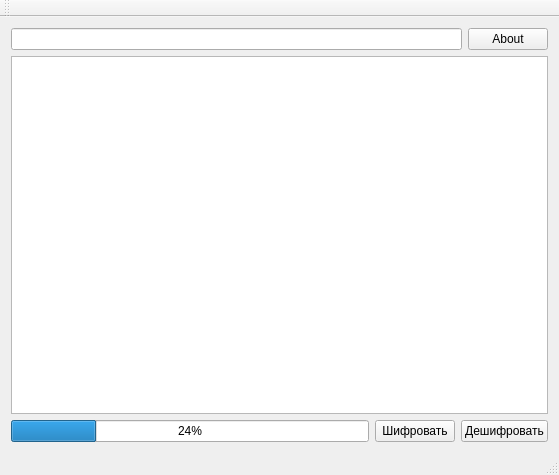
<?xml version="1.0" encoding="UTF-8"?>
<ui version="4.0">
 <class>MainWindow</class>
 <widget class="QMainWindow" name="MainWindow">
  <property name="geometry">
   <rect>
    <x>0</x>
    <y>0</y>
    <width>559</width>
    <height>475</height>
   </rect>
  </property>
  <property name="windowTitle">
   <string>MainWindow</string>
  </property>
  <widget class="QWidget" name="centralWidget">
   <layout class="QVBoxLayout" name="verticalLayout_2">
    <item>
     <layout class="QHBoxLayout" name="horizontalLayout_3">
      <item>
       <widget class="QLineEdit" name="keyEdit"/>
      </item>
      <item>
       <widget class="QPushButton" name="About">
        <property name="text">
         <string>About</string>
        </property>
       </widget>
      </item>
     </layout>
    </item>
    <item>
     <layout class="QHBoxLayout" name="horizontalLayout">
      <item>
       <widget class="QTreeView" name="treeView"/>
      </item>
     </layout>
    </item>
    <item>
     <layout class="QHBoxLayout" name="horizontalLayout_2">
      <item>
       <widget class="QProgressBar" name="progressBar">
        <property name="value">
         <number>24</number>
        </property>
       </widget>
      </item>
      <item>
       <widget class="QPushButton" name="button_start">
        <property name="text">
         <string>Шифровать</string>
        </property>
       </widget>
      </item>
      <item>
       <widget class="QPushButton" name="start_decipher">
        <property name="text">
         <string>Дешифровать</string>
        </property>
       </widget>
      </item>
     </layout>
    </item>
   </layout>
  </widget>
  <widget class="QMenuBar" name="menuBar">
   <property name="geometry">
    <rect>
     <x>0</x>
     <y>0</y>
     <width>559</width>
     <height>20</height>
    </rect>
   </property>
  </widget>
  <widget class="QToolBar" name="mainToolBar">
   <attribute name="toolBarArea">
    <enum>TopToolBarArea</enum>
   </attribute>
   <attribute name="toolBarBreak">
    <bool>false</bool>
   </attribute>
  </widget>
  <widget class="QStatusBar" name="statusBar"/>
 </widget>
 <layoutdefault spacing="6" margin="11"/>
 <resources/>
 <connections/>
</ui>
